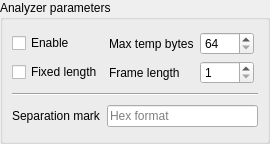
<?xml version="1.0" encoding="UTF-8"?>
<ui version="4.0">
 <class>SAKAnalyzerToolUi</class>
 <widget class="QWidget" name="SAKAnalyzerToolUi">
  <property name="geometry">
   <rect>
    <x>0</x>
    <y>0</y>
    <width>270</width>
    <height>144</height>
   </rect>
  </property>
  <property name="windowTitle">
   <string notr="true">Form</string>
  </property>
  <layout class="QGridLayout" name="gridLayout_3">
   <property name="leftMargin">
    <number>0</number>
   </property>
   <property name="topMargin">
    <number>0</number>
   </property>
   <property name="rightMargin">
    <number>0</number>
   </property>
   <property name="bottomMargin">
    <number>0</number>
   </property>
   <item row="0" column="0">
    <widget class="QGroupBox" name="groupBox">
     <property name="title">
      <string>Analyzer parameters</string>
     </property>
     <layout class="QGridLayout" name="gridLayout">
      <item row="0" column="0" colspan="2">
       <layout class="QGridLayout" name="gridLayout_2">
        <item row="1" column="0">
         <widget class="SAKCheckBox" name="checkBoxFixedLength">
          <property name="text">
           <string>Fixed length</string>
          </property>
         </widget>
        </item>
        <item row="1" column="1">
         <widget class="QLabel" name="label_2">
          <property name="text">
           <string>Frame length</string>
          </property>
         </widget>
        </item>
        <item row="0" column="2">
         <widget class="SAKSpinBox" name="spinBoxMaxTempBytes">
          <property name="minimum">
           <number>64</number>
          </property>
          <property name="maximum">
           <number>2048</number>
          </property>
         </widget>
        </item>
        <item row="0" column="0">
         <widget class="SAKCheckBox" name="checkBoxEnable">
          <property name="text">
           <string>Enable</string>
          </property>
         </widget>
        </item>
        <item row="0" column="1">
         <widget class="QLabel" name="label">
          <property name="text">
           <string>Max temp bytes</string>
          </property>
         </widget>
        </item>
        <item row="1" column="2">
         <widget class="SAKSpinBox" name="spinBoxFrameLength">
          <property name="minimum">
           <number>1</number>
          </property>
          <property name="maximum">
           <number>2048</number>
          </property>
         </widget>
        </item>
        <item row="0" column="3">
         <spacer name="horizontalSpacer">
          <property name="orientation">
           <enum>Qt::Horizontal</enum>
          </property>
          <property name="sizeHint" stdset="0">
           <size>
            <width>40</width>
            <height>20</height>
           </size>
          </property>
         </spacer>
        </item>
       </layout>
      </item>
      <item row="1" column="0" colspan="2">
       <widget class="Line" name="line">
        <property name="orientation">
         <enum>Qt::Horizontal</enum>
        </property>
       </widget>
      </item>
      <item row="2" column="0">
       <widget class="QLabel" name="label_3">
        <property name="text">
         <string>Separation mark</string>
        </property>
       </widget>
      </item>
      <item row="2" column="1">
       <widget class="SAKLineEdit" name="lineEditSeparationMark">
        <property name="placeholderText">
         <string>Hex format</string>
        </property>
       </widget>
      </item>
     </layout>
    </widget>
   </item>
  </layout>
 </widget>
 <customwidgets>
  <customwidget>
   <class>SAKCheckBox</class>
   <extends>QCheckBox</extends>
   <header location="global">SAKCheckBox.hh</header>
  </customwidget>
  <customwidget>
   <class>SAKSpinBox</class>
   <extends>QSpinBox</extends>
   <header location="global">SAKSpinBox.hh</header>
  </customwidget>
  <customwidget>
   <class>SAKLineEdit</class>
   <extends>QLineEdit</extends>
   <header location="global">SAKLineEdit.hh</header>
  </customwidget>
 </customwidgets>
 <resources/>
 <connections/>
</ui>
